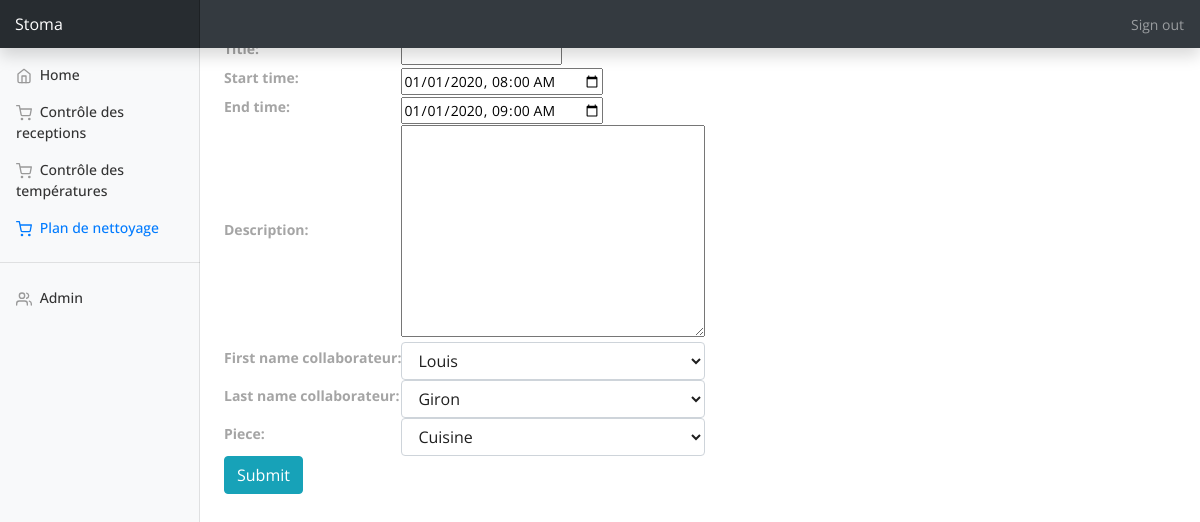
The page /event/edit/1/ on the database its author committed.
### apps/plan_nettoyage/models.py (models this page shows, shortened)
class PlanNettoyage(models.Model):
	title = models.CharField(max_length=200,  null=True, blank=True)
	date = models.DateTimeField(null=True, blank=True)
	id_plan_nettoyage = models.FloatField(null=True, blank=True)
	description = models.TextField()
	start_time = models.DateTimeField()
	end_time = models.DateTimeField()
	id_collaborateur = models.FloatField(null=True, blank=True)
	first_name_collaborateur = models.CharField(max_length=70, null=True, blank=True)
	last_name_collaborateur = models.CharField(max_length=70, null=True, blank=True)
	piece = models.CharField(max_length=70, null=True, blank=True)
	user_username = models.CharField(max_length=150, null=True, blank=True)

### apps/plan_nettoyage/views.py (the view, shortened to what this page needs)
# urls.py: url(r'^event/edit/(?P<event_id>\d+)/$', views.event, name='event_edit'),
def event(request, event_id=None):
    instance = PlanNettoyage()
    if event_id:
        instance = get_object_or_404(PlanNettoyage, pk=event_id)
    else:
        instance = PlanNettoyage()
    form = PlanNettoyageForm(request.POST or None, instance=instance)
    return render(request, 'plan_nettoyage/events.html', {'form': form})

### apps/plan_nettoyage/templates/plan_nettoyage/events.html (shortened to what this page needs)
{% extends "home/base.html" %}
{% load static %}
{% block content %}
{% load crispy_forms_tags %}
<body>
<div class="upper-navbar">
    <nav class="navbar navbar-dark fixed-top bg-dark flex-md-nowrap p-0 shadow">
        <a class="navbar-brand col-sm-3 col-md-2 mr-0" href="{% url 'home' %}">Stoma</a>
        <ul class="navbar-nav px-3">
            <li class="nav-item text-nowrap">
                <a class="nav-link" href="{% url 'logout' %}">Sign out</a>
            </li>
        </ul>
    </nav>
</div>
<div class="container-fluid">
<div class="row">
<nav class="col-md-2 d-none d-md-block bg-light sidebar">
<div class="sidebar-sticky">
<ul class="nav flex-column">
<li class="nav-item">
<a class="nav-link" href="{% url 'home' %}">
<span data-feather="home"></span>
              Home <span class="sr-only">(current)</span>
</a>
</li>
<li class="nav-item">
<a class="nav-link" href="{% url 'register_controle_reception' %}">
<span data-feather="shopping-cart"></span>
              Contrôle des receptions
            </a>
</li>
<li class="nav-item">
<a class="nav-link" href="{% url 'register_controle_temperature' %}">
<span data-feather="shopping-cart"></span>
              Contrôle des températures
            </a>
</li>
<li class="nav-item">
<a class="nav-link active" href="{% url 'calendrier_plan_nettoyage' %}">
<span data-feather="shopping-cart"></span>
              Plan de nettoyage
            </a>
</li>
<hr/>
<li class="nav-item">
<a class="nav-link" href="{% url 'admin' %}">
<span data-feather="users"></span>
              Admin
</a>
</ul>
</div>
</nav>
</div>
</div>
<main class="col-md-9 ml-sm-auto col-lg-10 px-4" role="main">
<div class="clearfix">
  <a class="btn btn-info left" href="{% url 'calendrier_plan_nettoyage' %}"> Plan Nettoyage </a>
</div>
<form method="post">
  <table class="form form-table">
    {{ form }}
    <tr><td colspan="2"><button type="submit" class="btn btn-info right"> Submit </button></td></tr>
  </table>
</form>
</main>
</body>
{% endblock content %}

### apps/home/static/home/css/dashboard.css (style rules this page uses)
body { font-size: .875rem; }
.feather { width: 16px; height: 16px; vertical-align: text-bottom; }
.sidebar { position: fixed; top: 0; bottom: 0; left: 0; z-index: 100; padding: 0; box-shadow: inset -1px 0 0 rgba(0, 0, 0, .1); }
.sidebar-sticky { position: -webkit-sticky; position: sticky; top: 48px; height: calc(100vh - 48px); padding-top: .5rem; overflow-x: hidden; overflow-y: auto; }
.sidebar .nav-link { font-weight: 500; color: #333; }
.sidebar .nav-link .feather { margin-right: 4px; color: #999; }
.sidebar .nav-link.active { color: #007bff; }
.sidebar .nav-link:hover .feather, .sidebar .nav-link.active .feather { color: inherit; }
.navbar-brand { padding-top: .75rem; padding-bottom: .75rem; font-size: 1rem; background-color: rgba(0, 0, 0, .25); box-shadow: inset -1px 0 0 rgba(0, 0, 0, .25); }

### apps/home/static/home/css/listings_styles.css (style rules this page uses)
* { margin: 0; padding: 0; -webkit-font-smoothing: antialiased; -webkit-text-shadow: rgba(0,0,0,.01) 0 0 1px; text-shadow: rgba(0,0,0,.01) 0 0 1px; }
body { font-family: 'Open Sans', sans-serif; font-size: 14px; font-weight: 400; background: #FFFFFF; color: #a5a5a5; }
div { display: block; position: relative; -webkit-box-sizing: border-box; -moz-box-sizing: border-box; box-sizing: border-box; }
ul { list-style: none; margin-bottom: 0px; }
a, a:hover, a:visited, a:active, a:link { text-decoration: none; -webkit-font-smoothing: antialiased; -webkit-text-shadow: rgba(0,0,0,.01) 0 0 1px; text-shadow: rgba(0,0,0,.01) 0 0 1px; }
.form-control { color: #1F1F1F; }
.clearfix::before, .clearfix::after { content: ""; display: table; }
.clearfix::after { clear: both; }
.clearfix { zoom: 1; }

### rows shown on the page
PlanNettoyage: start_time "01/01/2020 08:00", end_time "01/01/2020 09:00", first_name_collaborateur "Louis", last_name_collaborateur "Giron", piece "Cuisine"
